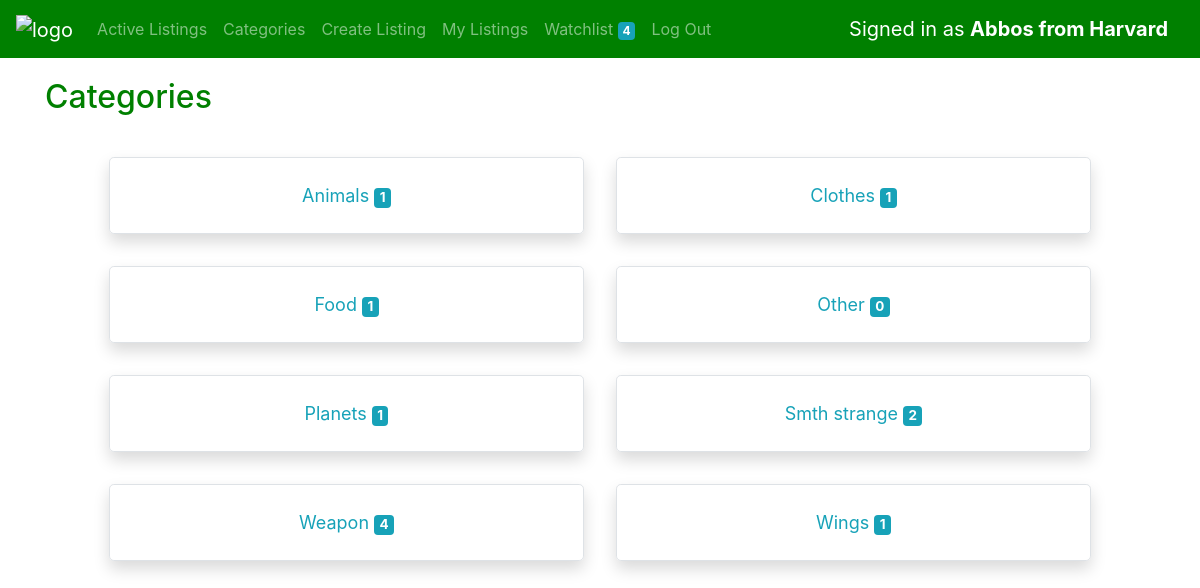
The page /categories (signed in) on the database its author committed.
### auctions/models.py (models this page shows, shortened)
class User(AbstractUser):
    pass

class Category(models.Model):
    catname = models.CharField(max_length=64)

### auctions/views.py (the view)
# urls.py: path("categories", views.categories, name="categories"),
def categories(request):
    user = request.user
    watchlist = WatchList.objects.filter(user_id=user.id)
    watchlist_len = len(watchlist)
    categories = Category.objects.all().order_by('catname')
    catcounts = []
    for category in categories:
        catcounts.append(len(Listing.objects.filter(category=category, active=True)))
    categories_w_counts = []
    for i in range(len(categories)):
        categories_w_counts.append({"id": categories[i].id, "catname": categories[i].catname,
                                    "catcount": catcounts[i]} )
    categories = categories_w_counts
    return render(request, "auctions/categories.html", {
        "categories": categories,
        "watchlist_len": watchlist_len,
    })

### auctions/templates/auctions/categories.html (shortened to what this page needs)
{% extends "auctions/layout.html" %}
{% block body %}
    <div class="container" >
        <h2 style="color: green; margin-bottom: 25px;">Categories</h2>
        <div class="row justify-content-center text-center">
            {% for category in categories %}
                <div class="col-lg-5 border rounded-lg shadow m-3 p-4">
                    <a href="{% url 'category' category.id %}" class="text-info stretched-link" style="font-size: large;">{{ category.catname }} <span class="badge badge-info">{{ category.catcount }}</span></a>
                </div>
            {% endfor %}
        </div>
    </div>
{% endblock %}

### auctions/templates/auctions/layout.html (shortened to what this page needs)
{% load static %}
<!DOCTYPE html>
<html lang="en">
    <head>
        <link rel="stylesheet" href="https://stackpath.bootstrapcdn.com/bootstrap/4.4.1/css/bootstrap.min.css">
        <link href="{% static 'auctions/styles.css' %}" rel="stylesheet">
    </head>
    <body>
        <nav class="navbar sticky-top navbar-expand-lg navbar-dark"; style="background-color:green;">
            <a class="navbar-brand" href="{% url 'index' %}"><img src="https://avatars.mds.yandex.net/i?id=c51b285980c5ff5b8d96a72fcd1530b1-5469231-images-thumbs&n=13&exp=1" alt="logo" height="40"></a>
            <div class="collapse navbar-collapse" id="navbarSupportedContent">
                <ul class="navbar-nav mr-auto">
                    <li class="nav-item">
                        <a class="nav-link" href="{% url 'index' %}">Active Listings</a>
                    </li>
                    <li class="nav-item">
                        <a class="nav-link" href="{% url 'categories' %}">Categories</a>
                    </li>
                    {% if user.is_authenticated %}
                        <li class="nav-item">
                            <a class="nav-link" href="{% url 'add' user.id %}">Create Listing</a>
                        </li>
                        <li class="nav-item">
                            <a class="nav-link" href="{% url 'mylistings' user.id %}">My Listings</a>
                        </li>
                        <li class="nav-item">
                            <a class="nav-link" href="{% url 'watchlist' user.id %}">Watchlist <span class="badge badge-info">{{ watchlist_len }}</span></a>
                        </li>
                        <li class="nav-item">
                            <a class="nav-link" href="{% url 'logout' %}">Log Out</a>
                        </li>
                    {% endif %}
                </ul>
                <span class="navbar-brand">
                    {% if user.is_authenticated %}
                        Signed in as <strong>{{ user }}</strong>
                    {% else %}
                        Not signed in
                    {% endif %}
                </span>
            </div>
        </nav>
        <div id="body_block" class="container-fluid">
            {% block body %}
            {% endblock %}
        </div>
    </body>
</html>

### auctions/static/auctions/styles.css (style rules this page uses)
body { padding: 0px; }
#body_block { padding-top: 20px; }

### rows shown on the page
User: username "Abbos from Harvard"
Category: catname "Animals"
Category: catname "Clothes"
Category: catname "Food"
Category: catname "Other"
Category: catname "Planets"
Category: catname "Smth strange"
Category: catname "Weapon"
Category: catname "Wings"

### other values the page prints
{{ watchlist_len }} "4"
{{ category.catcount }} "1" "1" "1" "0" "1" "2" "4" "1"
